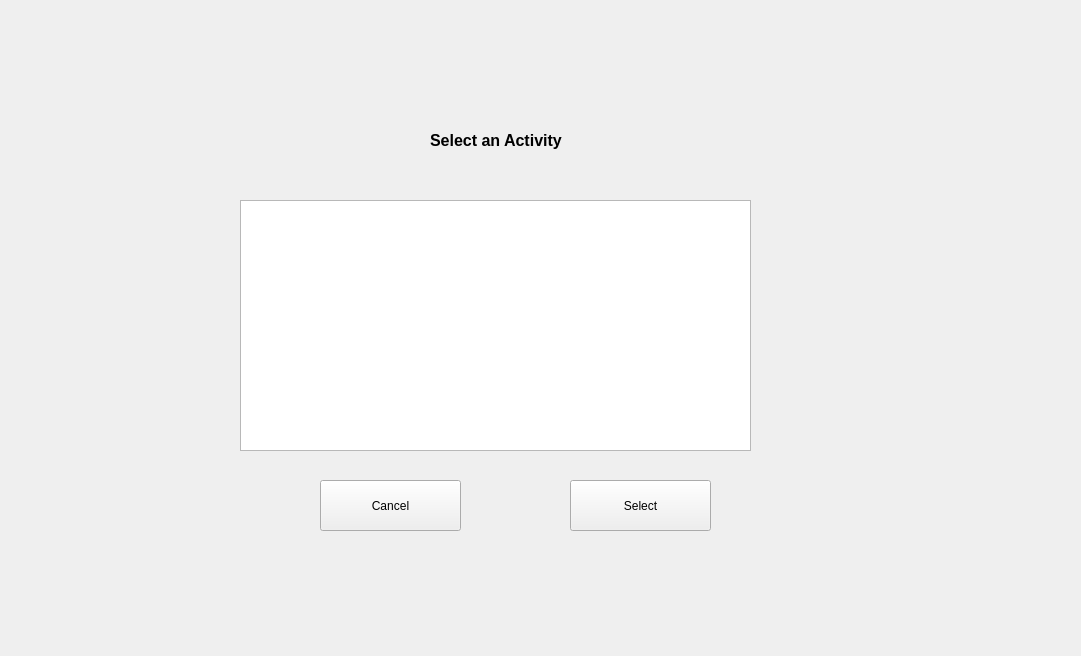
<?xml version="1.0" encoding="UTF-8"?>
<ui version="4.0">
 <class>NoRubricActivitySelectionScreen</class>
 <widget class="QWidget" name="NoRubricActivitySelectionScreen">
  <property name="geometry">
   <rect>
    <x>0</x>
    <y>0</y>
    <width>1081</width>
    <height>656</height>
   </rect>
  </property>
  <property name="windowTitle">
   <string>Form</string>
  </property>
  <widget class="QListWidget" name="RubriclessActivityListWidget">
   <property name="geometry">
    <rect>
     <x>240</x>
     <y>200</y>
     <width>511</width>
     <height>251</height>
    </rect>
   </property>
  </widget>
  <widget class="QPushButton" name="selectButton">
   <property name="geometry">
    <rect>
     <x>570</x>
     <y>480</y>
     <width>141</width>
     <height>51</height>
    </rect>
   </property>
   <property name="text">
    <string>Select</string>
   </property>
  </widget>
  <widget class="QPushButton" name="cancelButton">
   <property name="geometry">
    <rect>
     <x>320</x>
     <y>480</y>
     <width>141</width>
     <height>51</height>
    </rect>
   </property>
   <property name="text">
    <string>Cancel</string>
   </property>
  </widget>
  <widget class="QLabel" name="label">
   <property name="geometry">
    <rect>
     <x>430</x>
     <y>110</y>
     <width>241</width>
     <height>61</height>
    </rect>
   </property>
   <property name="font">
    <font>
     <pointsize>12</pointsize>
     <weight>75</weight>
     <bold>true</bold>
    </font>
   </property>
   <property name="text">
    <string>Select an Activity</string>
   </property>
  </widget>
 </widget>
 <resources/>
 <connections/>
</ui>
